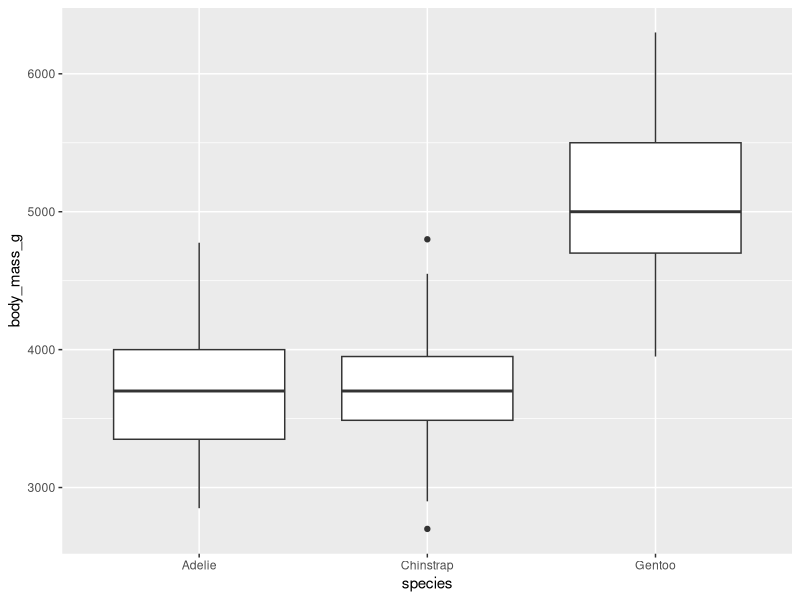
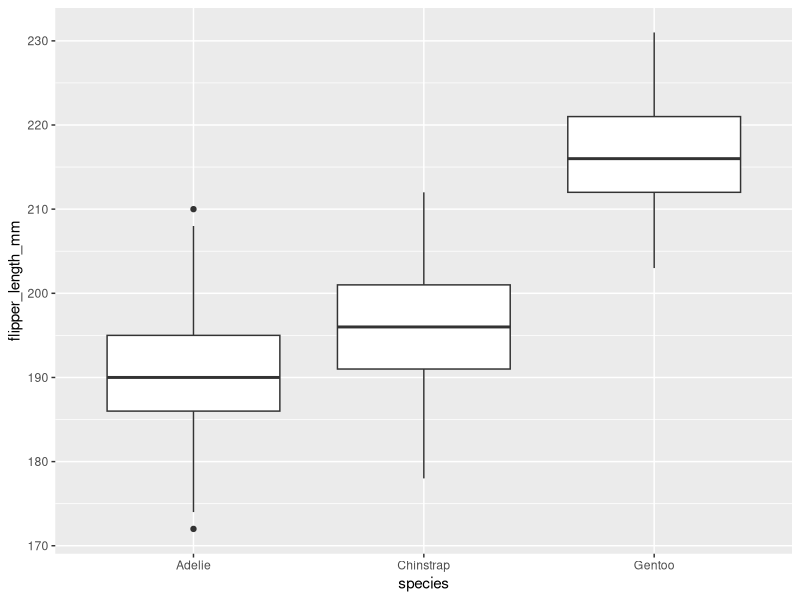
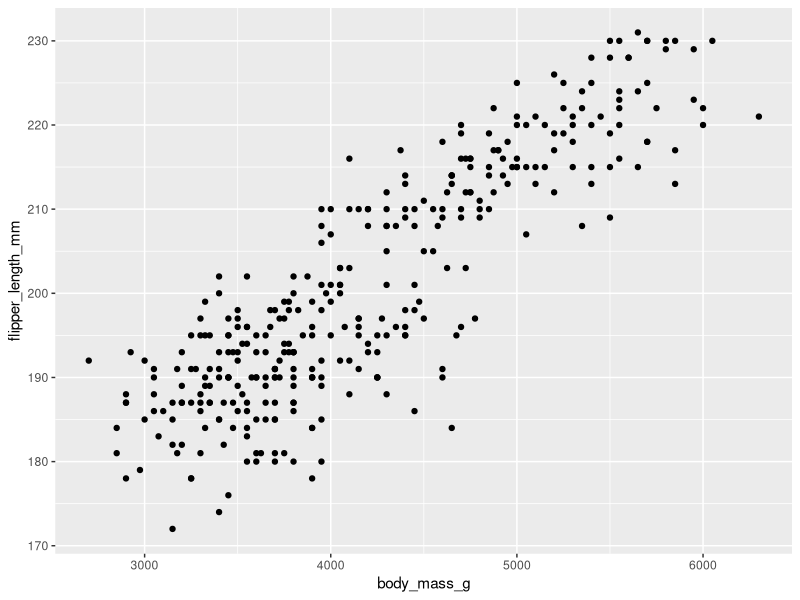
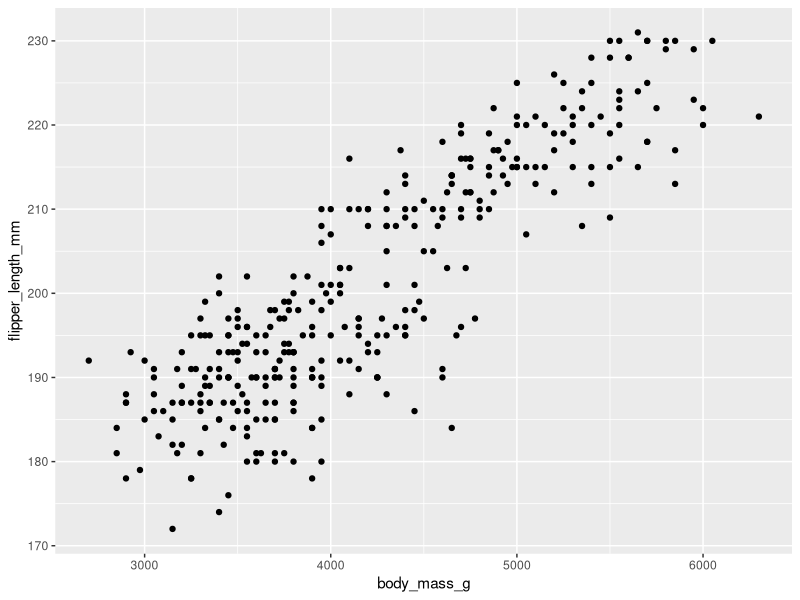
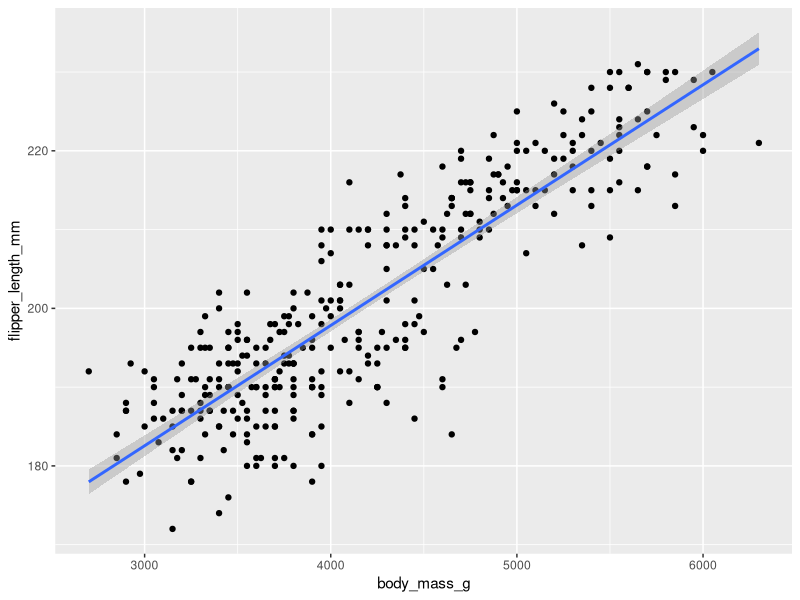
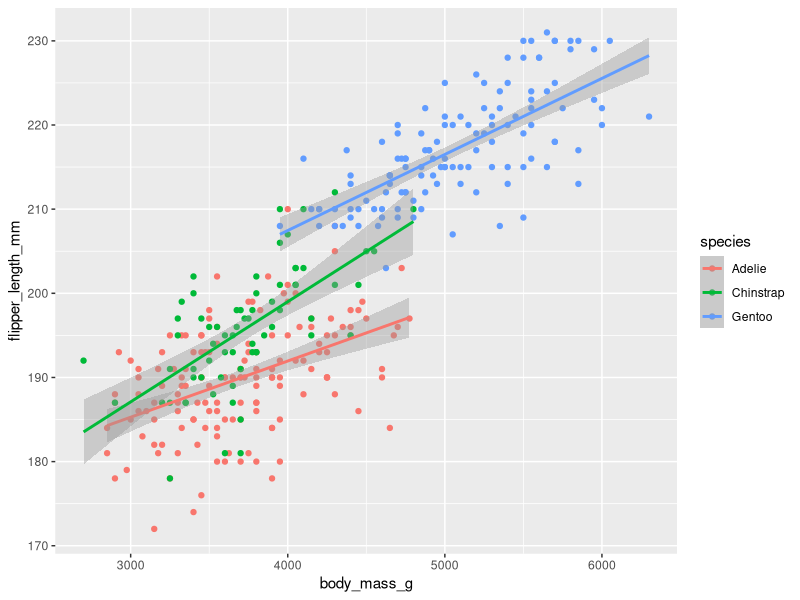
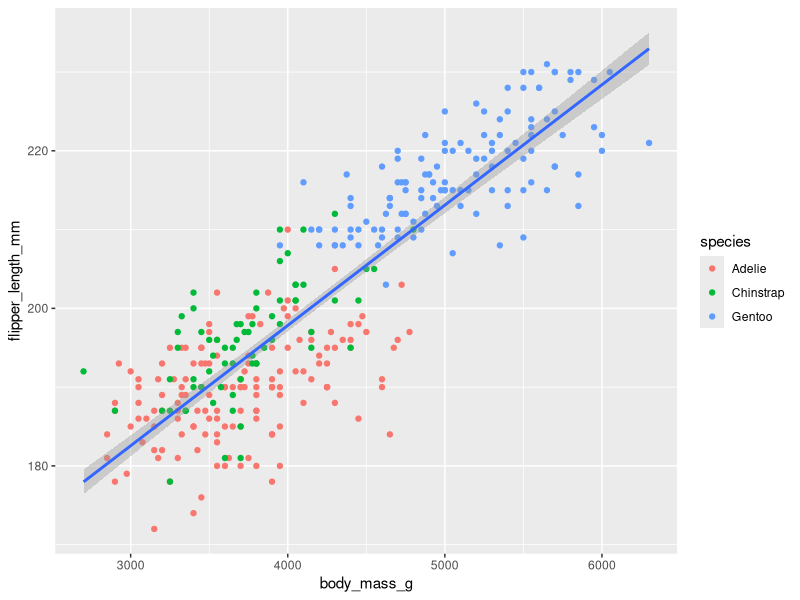
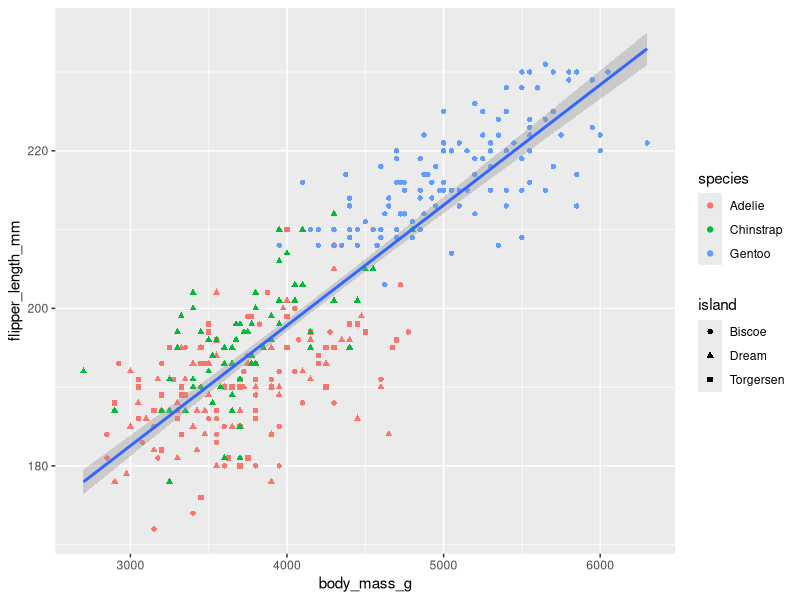

These charts were generated, in order, by the following R code:
## ---- chunk 1
library(tidyverse)
library(palmerpenguins)
## ---- chunk 2

## ---- chunk 3

## ---- chunk 4

## ---- chunk 5
ggplot(
  data = penguins,
  mapping = aes(x=species,y=body_mass_g))+geom_boxplot()

## ---- chunk 6
ggplot(
  data = penguins,
  mapping = aes(x=species,y=flipper_length_mm))+geom_boxplot()
## ---- chunk 7

## ---- chunk 8
ggplot(
  data = penguins,
  mapping = aes(x=body_mass_g,y=flipper_length_mm))+
  geom_point()
## ---- chunk 9

## ---- chunk 10
ggplot(
  data = penguins,
  mapping = aes(x=body_mass_g,y=flipper_length_mm))+
  geom_point(na.rm = T)
## ---- chunk 11
ggplot(
  data = penguins,
  mapping = aes(x=body_mass_g,y=flipper_length_mm))+
  geom_point(na.rm=T)+
  geom_smooth(method=lm, se=T)
## ---- chunk 12
ggplot(
  data = penguins,
  mapping = aes(x=body_mass_g,y=flipper_length_mm,color=species))+
  geom_point(na.rm=T)+
  geom_smooth(method=lm, se=T)
## ---- chunk 13
ggplot(
  data = penguins,
  mapping = aes(x=body_mass_g,y=flipper_length_mm))+
  geom_point(na.rm=T,mapping=aes(color=species))+
  geom_smooth(method=lm, se=T)
## ---- chunk 14
ggplot(
  data = penguins,
  mapping = aes(x=body_mass_g,y=flipper_length_mm))+
  geom_point(na.rm=T,mapping=aes(color=species, shape = island))+
  geom_smooth(method=lm, se=T)
## ---- chunk 15
ggplot(
  data = penguins,
  mapping = aes(x=body_mass_g,y=flipper_length_mm))+
  geom_point(na.rm=T,mapping=aes(color=species))+
  geom_smooth(method=lm, se=T)+
  labs(title="Body Mass (g) vs. Flipper Length (mm)")
## ---- chunk 16
ggplot(
  data=penguins, 
  mapping=aes(x=bill_length_mm,y=bill_depth_mm,colour = species))+
  geom_point()+
  labs(title = "bill length (mm) vs. bill depth (mm)")
## ---- chunk 17

## ---- chunk 18
ggplot(
  data = penguins, mapping = aes(x = species))+
  geom_bar()
## ---- chunk 19

## ---- chunk 20
ggplot(
  data = penguins, mapping = aes(x = species))+
  geom_bar(mapping=aes(colour = species))
## ---- chunk 21
ggplot(
  data = penguins, mapping = aes(x = species))+
  geom_bar(mapping=aes(fill = species))
## ---- chunk 22
ggplot(
  data = penguins, mapping = aes(x = island))+
  geom_bar(mapping=aes(fill = island))
## ---- chunk 23

## ---- chunk 24
ggplot(
  data = penguins, mapping = aes(x = island))+
  geom_bar(mapping=aes(fill = species))
